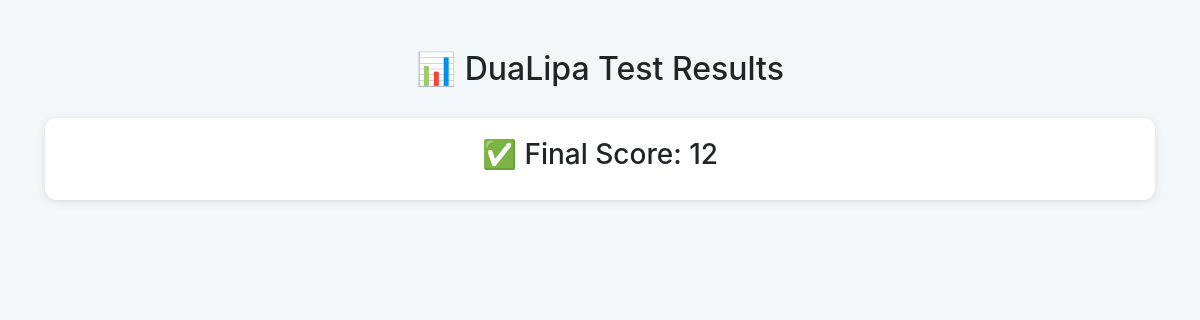
Page /viewstudentscore/DuaLipa on the earlier database version.
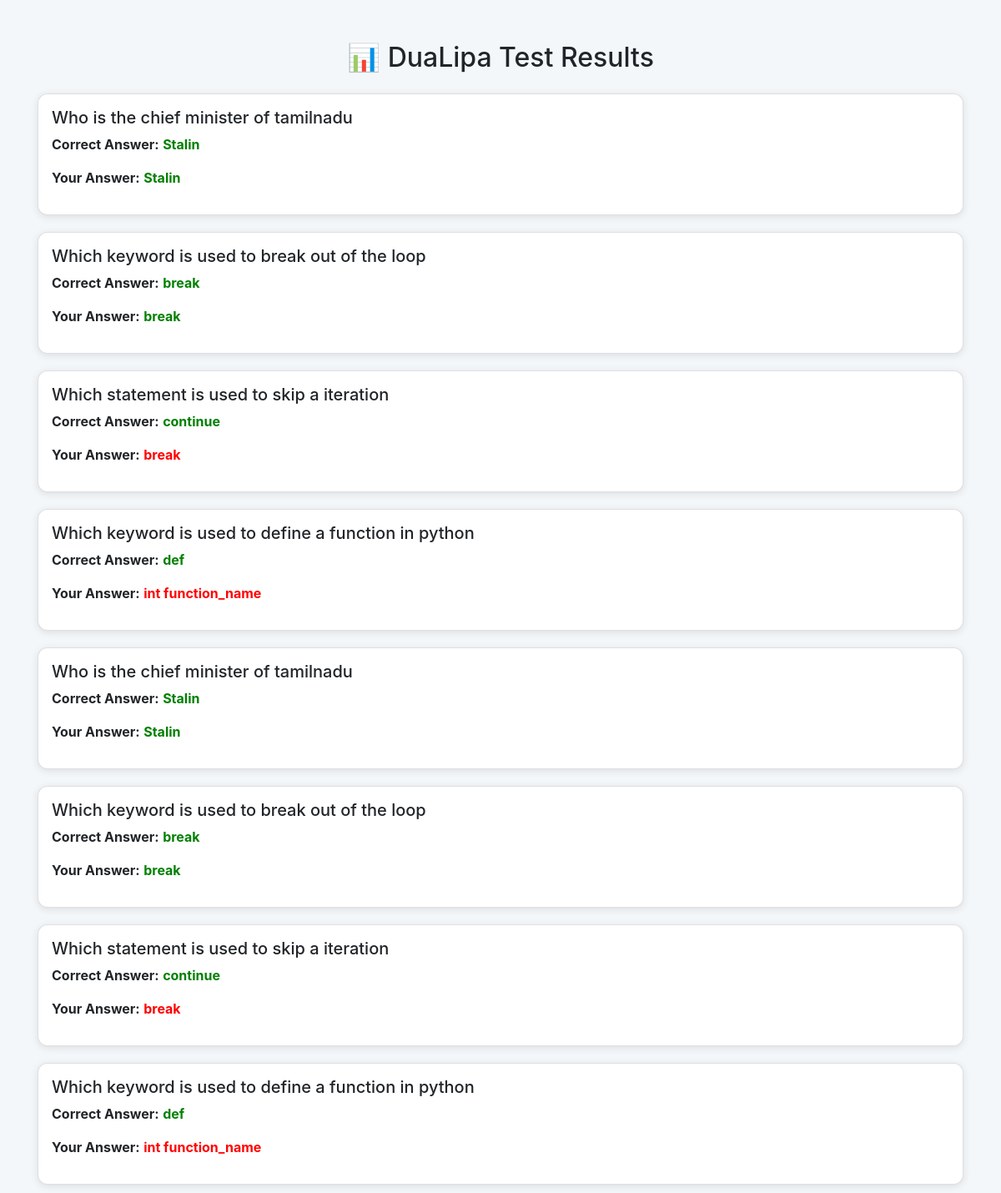
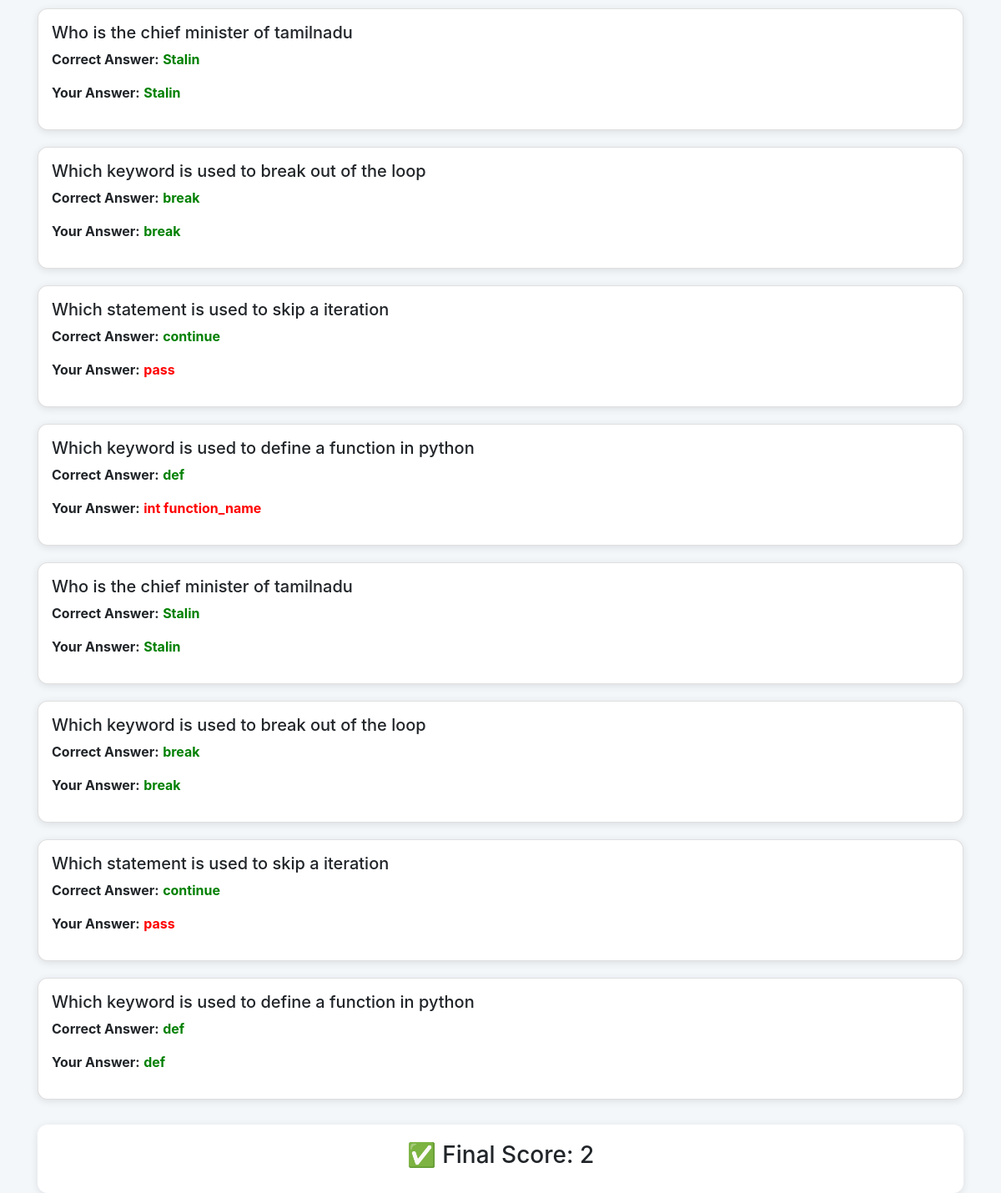
Same page on the later database version (2 pictures, top to bottom).
### Quiz/models.py (models this page shows)
class Student_results(models.Model):
    student=models.ForeignKey(Students,on_delete=models.CASCADE)
    Question=models.CharField(max_length=300)
    student_answer=models.CharField(max_length=200)
    correct_answer=models.CharField(max_length=200)
    took_test=models.BooleanField(default=False)

### Quiz/views.py (the view)
# urls.py: path('viewstudentscore/<str:student>',view_score_staff,name='staff-score')
def view_score_staff(request,student):
    student=Students.objects.get(Student_name=student)
    data=Student_results.objects.filter(student=student)
    score=student.score
    return render(request,'view_score.html',{'answers':data,'score':score,'student':student.Student_name})

### Quiz/templates/view_score.html (shortened to what this page needs)
<!DOCTYPE html>
<html lang="en">
<head>
  <link rel="stylesheet" href="https://stackpath.bootstrapcdn.com/bootstrap/4.5.2/css/bootstrap.min.css">
</head>
<body>
  <div class="container">
    {% if student %}
          <h2 class="mb-4 text-center">📊 {{student}} Test Results</h2>
    {% else %}
    <h2 class="mb-4 text-center">📊 Your Test Results</h2>
    {% endif %}
    {% for ans in answers %}
      <div class="card p-3">
        <h5>{{ ans.Question }}</h5>
        <p><strong>Correct Answer:</strong> <span class="correct">{{ ans.correct_answer }}</span></p>
        <p><strong>Your Answer:</strong>
          {% if ans.student_answer == ans.correct_answer %}
            <span class="correct">{{ ans.student_answer }}</span>
          {% else %}
            <span class="wrong">{{ ans.student_answer}}</span>
          {% endif %}
        </p>
      </div>
    {% endfor %}
    <div class="score-box">
      <h3>✅ Final Score: {{ score }}</h3>
    </div>
  </div>
</body>
</html>

Differences in the rows shown:
added Student_results: Question "Who is the chief minister of tamilnadu", correct_answer "Stalin", student_answer "Stalin"
added Student_results: Question "Which keyword is used to break out of the loop", correct_answer "break", student_answer "break"
added Student_results: Question "Which statement is used to skip a iteration", correct_answer "continue", student_answer "break"
added Student_results: Question "Which keyword is used to define a function in python", correct_answer "def", student_answer "int function_name"
added Student_results: Question "Who is the chief minister of tamilnadu", correct_answer "Stalin", student_answer "Stalin"
added Student_results: Question "Which keyword is used to break out of the loop", correct_answer "break", student_answer "break"
added Student_results: Question "Which statement is used to skip a iteration", correct_answer "continue", student_answer "break"
added Student_results: Question "Which keyword is used to define a function in python", correct_answer "def", student_answer "int function_name"
added Student_results: Question "Who is the chief minister of tamilnadu", correct_answer "Stalin", student_answer "Stalin"
added Student_results: Question "Which keyword is used to break out of the loop", correct_answer "break", student_answer "break"
added Student_results: Question "Which statement is used to skip a iteration", correct_answer "continue", student_answer "pass"
added Student_results: Question "Which keyword is used to define a function in python", correct_answer "def", student_answer "int function_name"
added Student_results: Question "Who is the chief minister of tamilnadu", correct_answer "Stalin", student_answer "Stalin"
added Student_results: Question "Which keyword is used to break out of the loop", correct_answer "break", student_answer "break"
added Student_results: Question "Which statement is used to skip a iteration", correct_answer "continue", student_answer "pass"
added Student_results: Question "Which keyword is used to define a function in python", correct_answer "def", student_answer "def"
Other differences:
{{ score }}: "12" → "2"
